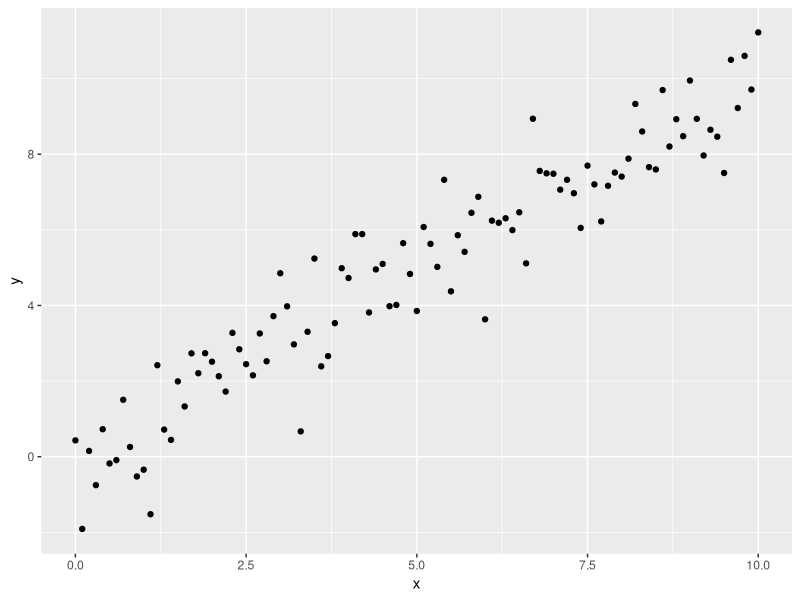
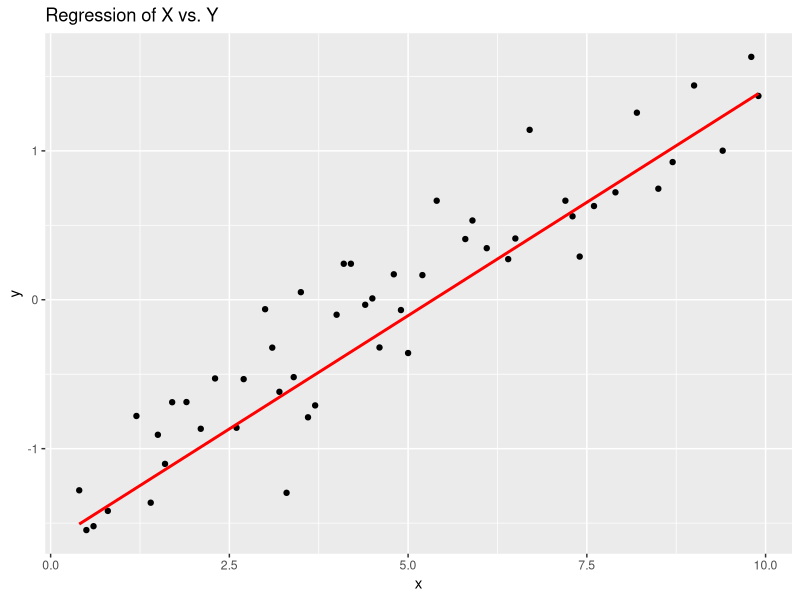
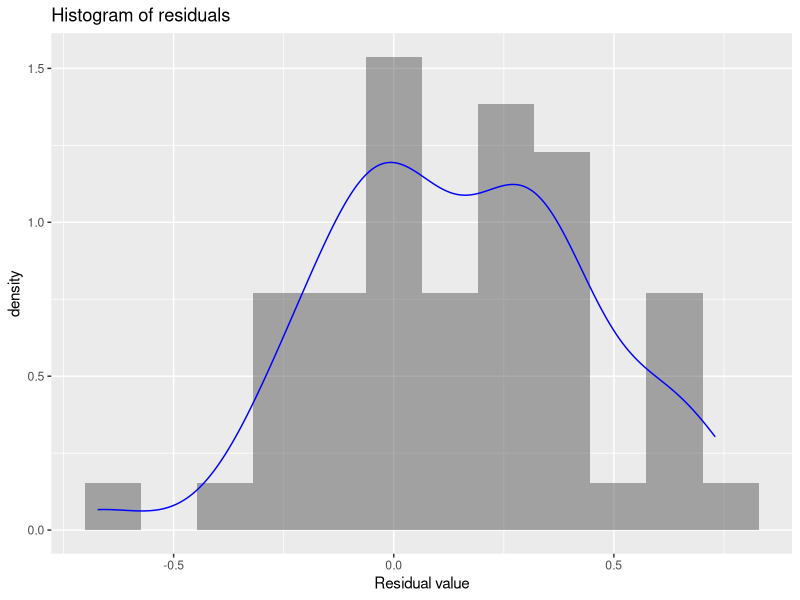
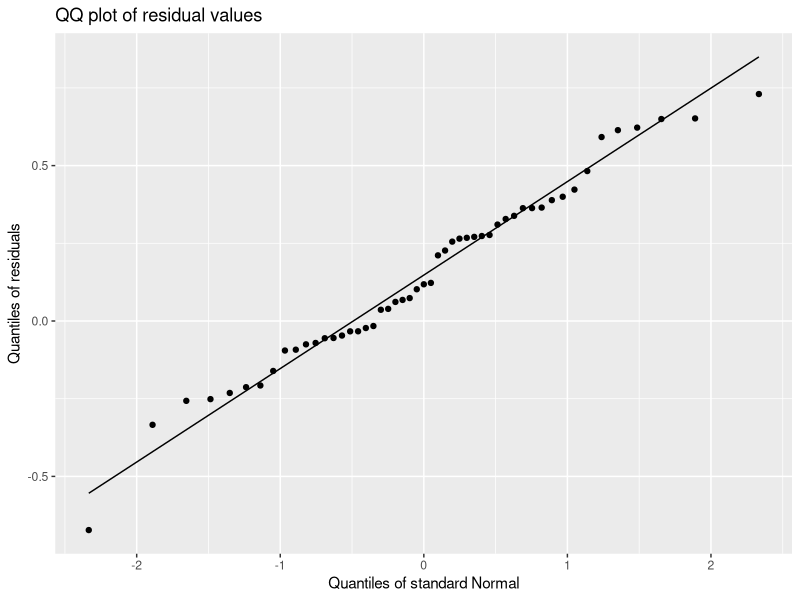
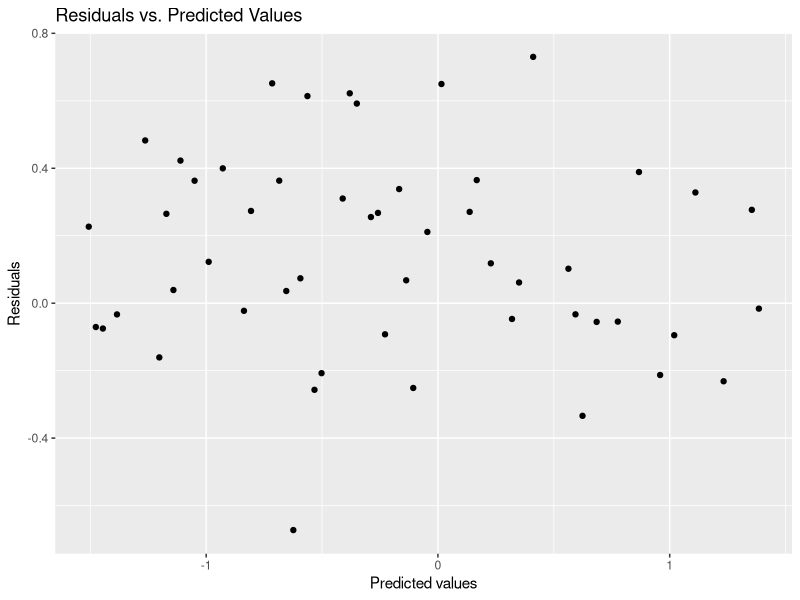

R code for these plots, in order:
# Processing start time
sink('introduction_to_regression_output.txt')
timeStart = Sys.time()

# ADMINISTRATIVE NOTES
# Note: To describe database at any point, use str(*name*)
# Note: To clear R workspace, use rm(list = ls())
# Note: Searching R help files - RSiteSearch("character string")
# Note: To clear console, use CTRL + L 

# INSTALLING SPECIAL PACKAGES
# if("<package_name>" %in% rownames(installed.packages()) == FALSE) 
# {install.packages("<package_name>")}# Added due to error
# library(<package_name>)
# ====================



# Introduction to Regression
# Introduction
# In this lab you will learn to apply linear regression modules using the the R lm function. In particularly;
# 
# 1. Understand the basics of applying regression models for prediction.
# 2. Evaluate the performance of regression models.
# 3. Apply the R model language to the specification of machine learning models.

# Overview of regression
# The method of regression is one of the oldest and most widely used analytics methods. 
# The goal of regression is to produce a model that represents the ‘best fit’ to some observed data. 
# Typically the model is a function describing some type of curve (lines, parabolas, etc.) that is determined by a set of parameters (e.g., slope and intercept). 
# “Best fit” means that there is an optimal set of parameters according to an evaluation criteria we choose.
# 
# A regression models attempt to predict the value of one variable, known as the dependent variable, response variable or label, using the values of other variables, known as independent variables, explanatory variables or features. 
# Single regression has one feature used to predict one label. 
# Multiple regression uses two of more features to predict the label.
# 
# In mathematical form the goal of regression is to find a function of some features 𝑋 which predicts the label value 𝑦
# This function can be written as follows:
#         
#         𝑦̂ =𝑓(𝑋)
# The challenge in regression is to learn the function 𝑓(𝑋) so that the predictions of 𝑦̂  are accurate. 
# In other word, we train the model to minimize the difference between our predicted 𝑦̂  and the known label values 𝑦. 
# In fact, the entire field of supervised learning has this goal
# 
# Many machine learning models, including some of the latest deep learning methods, are a form of regression. There methods often suffer from the same problems, including over-fitting and mathematically unstable fitting methods.
# 
# Overview of linear regression
# In this lab, you will work with linear regression models. Linear regression are a foundational form of regression. Once you understand a bit about linear regression you will know quite a lot about machine learning in general.
# 
# The simplest case of linear regression is know as single regression, since there is a single feature. The function 𝑓(𝑋) is linear in the model coefficients. 
# For a single vector of features 𝑥 the linear regression equation is written as follows:
#         
#         𝑦̂ = 𝑎𝑥+𝑏
# The model coefficients are 𝑎, which we call the slope and 𝑏, which we call the intercept. Notice that this is just the equation of a straight line for one variable.
# 
# But, what are the best values of 𝑎 and 𝑏? In linear regression, 𝑎 and 𝑏 are chosen to minimize the squared error between the predictions and the known labels. This quantity is known as the sum squared error or SSE. For 𝑛 training cases the SSE is computed as follows:
#         
#         𝑆𝑆𝐸=∑ i=1 to n (𝑓(𝑥𝑖) − 𝑦_i)^2
#         = ∑𝑖= i=1to n (𝑦̂_𝑖 − 𝑦_i)^2
#         = ∑𝑖= i=1to n (𝑎x_i + 𝑏 − 𝑦_i)^2
# 
# The approach to regression that minimizes SSE is know as the method of least squares.
# 
# Execute a first linear regression example
# With this bit of theory in mind, you will now train and evaluate a linear regression model. 
# In this case you will use simulated data, which means that you can compare the computed results to the known properties of the data.
# 
# As a first step, execute the code in the cell below to load the packages you will need to run the rest of this notebook.
# 
# Note: If you are running in Azure Notebooks, make sure that you run the code in the setup.ipynb notebook at the start of you session to ensure your environment is correctly configured.

## Import packages
library(ggplot2)
library(repr)
options(repr.plot.width=4, repr.plot.height=4) # Set the initial plot area dimensions

# The code in the cell below simulates the data and plots the result. The data has the following properties:
#         
# The x variable is uniformly distributed between 0.0 and 10.0.
# The y variable equals the x variable plus a Normally distributed random component. As a result, for the unscaled data, the slope coefficient should be 1.0 and the intercept 0.0.
# Execute this code and examine the result.

set.seed(34567)
df = data.frame(x = seq(from = 0.0, to = 10.0, by = 0.1))
df$y = df$x + rnorm(length(df$x), mean = 0.0, sd = 1.0)

ggplot(df, aes(x,y)) + geom_point()

# As expected, these data follow a straight line trend. 
# However, there is some dispersion of these data as a result of the addition of the Normally distributed noise.
# 
# Split the dataset
# When performing any type of machine learning, good data preparation is required to ensure good model performance. 
# Poor data preparation is often the source of poor machine learning model performance.
# 
# The first step in preparing these data is to create an independently sampled training dataset and test data set. 
# In most cases, an independently sampled evaluation dataset will also be used. 
# In this case, no model improvement or comparison will be performed so this additional step is unnecessary.
# 
# If the same data are used to train and test a machine learning model, there is a high likelihood that the model will simply be learning the training data. 
# In technical terms one can say that there is information leakage between the training and test processes. 
# In this case, the model may not generalize well. 
# A model that generalizes well produces consistent results when presented with new cases, never before encountered. 
# Conversely, a model with poor generalization might give unexpected results when presented with a new case.
# 
# The random sub-samples of the data are created using a process called Bernoulli sampling. 
# Bernoulli sampling accepts a sample into the data subset with probability 𝑝.
# In this case, the probability that a given case is in the training dataset is 𝑝.
# The probability a case is in the test dataset then becomes 1−𝑝.
# 
# The code in the cell below uses the sample function to create a set of indices for splitting the dataset. 
# The index and the negative of the index are used to sample the original data frame. 
# The code in the cell below performs this split. 
# Execute this code.

set.seed(9988)
test_idx <- sample(seq_len(nrow(df)), size = 50)

train <- df[test_idx, ] # Select the training rows
test <- df[-test_idx, ] # Select the test rows
dim(train)
dim(test)

# Scale numeric features
# Now that the dataset is split, the numeric feature column must be re-scaled. 
# Rescaling of numeric features is extremely important. 
# If The numeric range of a feature should not determine how much that feature determines the training of the machine learning model.
# 
# For example, consider a data set with two features, age in years, typically measured in a few tens, and income, typically measured in tens or hundreds of thousands. 
# There is no reason to believe that income is more important than age in some model, simply because its range of values is greater. 
# To prevent this problem numeric features are scaled to the same range.

# There are many possible scaling methods. One simple method is known as Min-Max normalization. 
# The data are scaled using the following formula to be in the range {0,1}:
#  
# x_scaled_i = (x_i - min(x))/(max(x)-min(x))

# where, x_i is the ith sample value, min(x) is the minimum value of all samples, max(x) is the maximum value of all samples.

# In general, Min-Max normalization is a good choice for cases where the value being scaled has a complex distribution. 
# For example, a variable with a distribution with multiple modes might be a good candidate for Min-Max normalization. 
# Notice that the presence of a few outliers can distort the result by giving unrepresentative valus of min(x) or max(x).
# 
# For this lab you will use Z-Score normalization. 
# Z-Score normalization transforms a variable so that it has zero mean and unit standard deviation (or variance). 
# Z-Score normalization is performed using the following formula:
#         
#         𝑥_𝑠𝑐𝑎𝑙𝑒𝑑𝑖=(𝑥𝑖−𝜇)𝜎
# where, 𝜇 is the mean of the variable 𝑋, 𝜎 is the standard deviation of the variable 𝑋.
# 
# The code in the cell below computes the center (mean) and scale (standard deviation) of the feature. 
# These scale parameters are then applied to the feature in the train and test data frame.
# 
# Notice that the scaling transform is computed only on the training data. 
# The scaling transform should always be computed on the training data, not the test or evaluation data.
# 
# Generally, a numeric label does not need to be scaled. 
# Other transformations may be required, however.
# 
# Execute the code in the cell below that applies the Z-Score transformation to the training and test feature.

scale = sd(train$y)
center = mean(train$y)
train$y = (train$y - center)/scale
test$y = (test$y - center)/scale

# Train the regression model
# In R models are defined by an equation using the ∼ symbol to mean modeled by. 
# In summary, the variable to be modeled is always on the left. 
# The features are listed on the right. 
# This basic scheme can be written as shown here.
#         label~features
# �
# For example, if the dependent variable (dv) is modeled by two features (f1 and f2), with no interaction, the formula would be:
#                         dv ~ f1 + f2
#         
# In this case there is only one feature or independent variable. 
# So the simple formula in the code represent this model. 
# Execute the code in the cell below to fit the model and create the model object.

## fit the linear regression model
lin_mod = lm(y ~ x, data = train)

# As a first verification of this model you can print the model coefficients. 
# These coefficients are attributes of the model object. 
# Execute the code in the cell below and examine the result.

summary(lin_mod)$coefficients

# These coefficients are close to the values used in the simulation, 0.0 and 1.0.
# 
# Next, you will plot the predicted values computed from the training features. 
# The predict method is applied to the model object with the training data. 
# A plot of the raw label values and the line of the predicted values or scores is then displayed. 
# Execute the code and examine the results.

plot_regression = function(score, df){
        df$score = score
        ggplot(df) + geom_point(aes(x,y)) +
                geom_line(aes(x,score), color = 'red', size = 1) +
                ggtitle('Regression of X vs. Y')
}

score = predict(lin_mod, newdata = test)
plot_regression(score, test)

# The red line appears to be a good fit to the data. 
# The errors between the scored values and the residuals appear to be minimal. 
# However, an objective evaluation of model performance is require.

# Evaluate model performance
# With the model trained, it is time to evaluate the performance. 
# This is done using the test dataset, so that there is no information leakage from the model training.

# As a first step, a set of performance metric are computed. 
# There are many possible metrics used for the evaluation of regression models. 
# Generally, these metrics are functions of the residual value, or difference between the predicted value or score and actual actual label value:
#         r_i = f(x_i) - y_i = y_hat_i- y_i

# In this lab, you will work with some of the more common metrics:
        
# Mean squared error or MSE = (1/N)*SUM i to n (f(x_i) - y_i)^2
# 
# The mean squared error is identical to the variance of the residuals (with a slight bias). 
# Recall that this metric is the one linear regression minimizes. 
# Notice that mean square error is in units of the square of the label values.
# 
# Root mean square error or RMSE = sqrt(MSE)
# 
# The root mean squared error is identical to the standard deviation of the residuals (again, with a slight bias). 
# Root mean square error is in the same units as the label values.
# 
# Mean absolute error or MAE =  (1/N)*SUM i to n |(f(x_i) - y_i)|
# 
#         where || is the absolute value operator.
# The similar in interpretation to the root mean squared error. You may find this measure more intuitive since it is simply the average of the magnitude of the residuals.
# 
# Median absolute error = median(SUM i to n |(f(x_i) - y_i)|)

# The median absolute error is a robust measure of the location parameter of the absolute residuals. 
# If this measure is significantly different from the mean absolute error, it is likely that there are outliers in the residuals.
# 
# R squared or R^2, also known as the coefficient of determination, is defined as:
#    
#         R^2 = 1-(SSres/SStot)
# 
# where,
# 
# SSres = sum of squared residuals = Sum 1 to n r_i^2
# SStot = sum of squared label values = Sum 1 to n y_i^2
# In other words, R^2 is measure of the reduction in sum of squared values between the raw label values and the residuals.
# If the model has not reduced the sum of squares of the labels (a useless model!), R^2 = 0.
# On the other hand, if the model fits the data perfectly so all r_i = 0, then R^2 = 1. 

# Adjusted R squared or R^2_adj is R^2 adjusted for degrees of freedom in the model,
# 
#         R^2_adj = 1-(var(r)/var(y))
# 
#                 = 1 - (SSres/n-p-1)/(SStot/(n-1))

# 
# where,
# 𝑣𝑎𝑟(𝑟)= the variance of the residuals,
# 𝑣𝑎𝑟(𝑦)= the variance of the labels, 𝑛= the number of samples or cases, 𝑝= number of model parameters.

# The interpretation of R^2_adj is the same as R^2. In many cases there will be little difference.
# However if the number of parameters is significant with respect to the number of cases, R^2 will give an overly optimistic measure of model performance. 
# In general, the difference between  R^2 and  R^2_adj becomes less significant as the number of cases 𝑛 grows.
# However, even for 'big data' models there can be a significant difference if there are a large number of model parameters.

# Note: Is it possible to get values of 𝑅2 outside the range {0,1}? Ordinarily no.
# But there are exceptions.
# 
# 𝑅2 can only be greater than 1 in degenerate cases.
# For example, if all label values are the same.
# But, in this case, you do not need a model to predict the label!
#         
# What if you find your model gives an 𝑅2 less than 0?
#         What can this possibly mean? 
#         This invariably means that there is a bug in your code and that the residuals of your model have greater dispersion than the original labels!
#         
# The code in the cell below uses attributes of the linear model summary method, specifically to compute R squared and adjusted R squared.
# 
# Execute the code in the cell below, examine the results, and answer Question 1 on the course page.

print_metrics = function(lin_mod, df, score){
        resids = df$y - score
        resids2 = resids**2
        N = length(score)
        r2 = as.character(round(summary(lin_mod)$r.squared, 4))
        adj_r2 = as.character(round(summary(lin_mod)$adj.r.squared, 4))
        cat(paste('Mean Square Error      = ', as.character(round(sum(resids2)/N, 4)), '\n'))
        cat(paste('Root Mean Square Error = ', as.character(round(sqrt(sum(resids2)/N), 4)), '\n'))
        cat(paste('Mean Absolute Error    = ', as.character(round(sum(abs(resids))/N, 4)), '\n'))
        cat(paste('Median Absolute Error  = ', as.character(round(median(abs(resids)), 4)), '\n'))
        cat(paste('R^2                    = ', r2, '\n'))
        cat(paste('Adjusted R^2           = ', adj_r2, '\n'))
}

print_metrics(lin_mod, test, score)          
# How can you interpret these results:
#         
# * The MSE and RMSE are as expected. The standard deviation of the simulated data is 1.0.
# * The MAE and median absolute error have small values and are close together, indicating a good model fit and few significant outliers in the residuals.
# * The 𝑅2𝑎𝑑𝑗 and 𝑅2 are both fairly close to one, indicating that the model is making useful predictions that are much better than the simple average of the label values.
# 
# The residuals of a linear regression model should have an approximately Normal distribution. 
# This condition can be easily tested using graphical methods, specifically a histogram and a Quantile-Quantile Normal plot.
# 
# Note: A common misconception is that the features or label of a linear regression model must have Normal distributions. 
# This is not the case! Rather, the residuals (errors) of the model should be Normally distributed.
# 
# The code in the cell below plots a kernel density plot and histogram of the residuals of the regression model. 
# Execute this code and examine the results.

hist_resids = function(df, score, bins = 10){
        options(repr.plot.width=4, repr.plot.height=3) # Set the initial plot area dimensions
        df$resids = df$y - score
        bw = (max(df$resids) - min(df$resids))/(bins + 1)
        ggplot(df, aes(resids)) + 
                geom_histogram(binwidth = bw, aes(y=..density..), alpha = 0.5) +
                geom_density(aes(y=..density..), color = 'blue') +
                xlab('Residual value') + ggtitle('Histogram of residuals')
}

hist_resids(test, score)
# This histogram and the kernel density plot look approximately Normal, but with some deviations. 
# Overall, these residuals look reasonable for a real-world model.
# 
# Another useful plot is the Quantile-Quantile Normal plot, or Q-Q Normal plot. 
# This plot displays quantiles of a standard Normal distribution on the horizontal axis and the quantiles of the residuals on the vertical axis. 
# If the residuals were perfectly Normally distributed, these points would fall on a straight line. 
# In real-world problems, you should expect the straight line relationship to be approximate.
# 
# Execute the code in the cell below and examine the resulting plot.
# 
# Note: You will need ggplot2 version 3.0 or above to execute the following code.

resids_qq = function(df, score, bins = 10){
        options(repr.plot.width=4, repr.plot.height=3.5) # Set the initial plot area dimensions
        df$resids = df$y - score
        ggplot() + 
                geom_qq(data = df, aes(sample = resids)) + 
                stat_qq_line(data = df, aes(sample = resids)) +
                ylab('Quantiles of residuals') + xlab('Quantiles of standard Normal') +
                ggtitle('QQ plot of residual values')
}

resids_qq(test, score)
# Notice that these points nearly fall along the straight line. 
# This indicates that the residuals have a distribution which is approximately Normal.
# 
# You will now make one last diagnostic plot for this regression model, known as a residual plot. 
# A plot of residuals vs. predicted values (scores) shows if there is structure in the residuals. 
# For an ideal regression model the variance or dispersion of the residuals should not change with the values of the predicted values. 
# It has been said that the ideal residual plot should look like a 'fuzzy caterpillar' with no change vs. the predicted value.
# 
# Any structure in this plot with change in predicted values indicates that the model fit changes with the predicted value. 
# For example, if the residuals increase with predicted values the model can be said to predict only the smaller label values well. 
# The opposite situation indicates that only large label values are well predicted. 
# Changes in the mid-range indicate that there is some nonlinear change with predicted values. 
# In other words, in any of these cases the model is not accurately computing the predicted values.
# 
# Execute the code in the cell below to display and examine the residual plot for the regression model.

resid_plot = function(df, score){
        df$score = score
        df$resids = df$y - score
        ggplot(df, aes(score, resids)) + 
                geom_point() + 
                ggtitle('Residuals vs. Predicted Values') +
                xlab('Predicted values') + ylab('Residuals')
}

resid_plot(test, score)

# This residual plot looks fairly well behaved. 
# The dispersion is reasonably constant over the range of the predicted value.
# 
# Summary
# In this lab you have performed a complete machine process for a linear regression model. 
# The same steps are followed for creating and testing any machine learning model. 
# The steps in this process include:
#         
# 1. Simulated a dataset. In a typical regression problem, detailed data exploration would be performed.
# 2. Prepared the data. In this case preparation included splitting the data into training and test subsets and scaling the features.
# 3. Constructed the regression model using training data with the R lm function.
# 4. Evaluated the results of the model using the test data. In this case the residuals were found to be reasonably small and well behaved.

# ====================
# Processing end time
timeEnd = Sys.time()

# Processing date and total processing time
cat(paste("","Processing end date and time",date(),"","",sep="\n"))
paste("Total processing time =",round(difftime(timeEnd,timeStart), digits=2),"seconds",sep=" ")


# Stop writing to an output file
sink()

################
